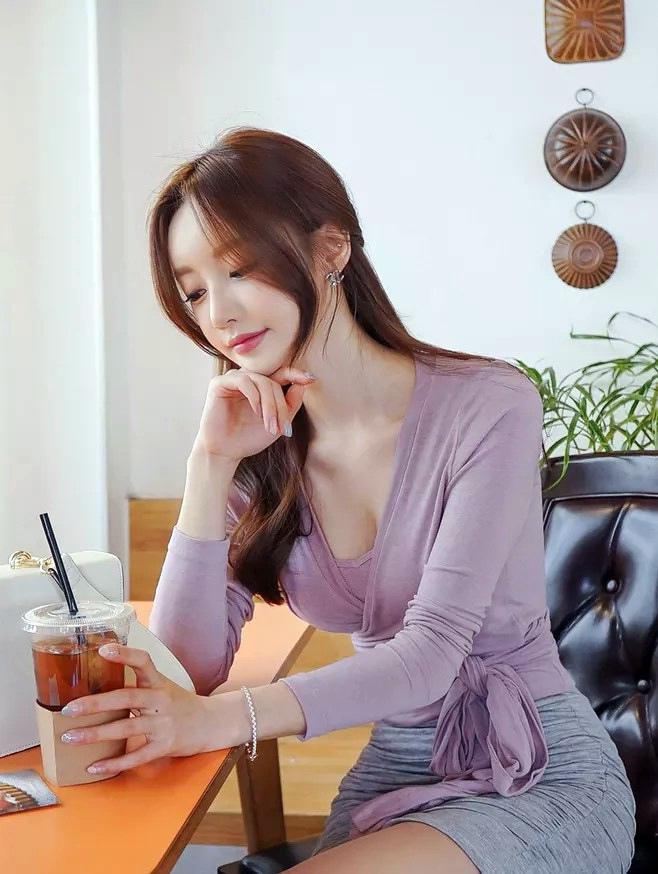
#> input picture AI Challenger/043758c591b58f39a01648c49b5154ad1e01d400.jpg, 658 x 874 px; its folder holds only this picture in this run
$ python vis_challenger.py
#> lines starting #> are read from the running program, lines starting #| are printed output that depends on the picture
import cv2
import numpy as np

if __name__ == '__main__':
    """
        "joint_vis": { 1: "visible", 2: "occlude", 3: "invisible"}
        "keypoints":  {
            0: "left shoulder",
            1: "left elbow",
            2: "left wrist",
            3: "right shoulder",
            4: "right elbow",
            5: "right wrist",
            6: "left hip",
            7: "left knee",
            8: "left ankle",
            9: "right hip",
            10: "right knee",
            11: "right ankle",
            12: "head tops"
            13: "upper neck"
        }
        "skeleton": [
            [12,13],[13,0],[0,1],[1,2],[13,3],[3,4],[4,5],
            [13,6],[6,7],[7,8],[13,9],[9,10],[10,11]]
    """

    mode = "check_visible"
    # "full_body" to see keypoints location,
    # or "check_visible" to see vis_annot's meaning

    if mode == "full_body":
        annot = {"url": "http://news.sogou.com/",
                 "image_id": "8776db91659bf1b9abada9bbc9d9f15d0b085642",
                 "keypoint_annotations":
                     {"human1": [400, 183, 1, 380, 319, 1, 358, 416, 1, 559, 217, 1, 557, 357, 1, 590, 294, 1,
                                 428, 444, 1, 394, 664, 1, 0, 0, 3, 511, 445, 1, 504, 662, 1, 0, 0, 3, 466, 51, 1,
                                 485, 179, 1]},
                 "human_annotations": {"human1": [298, 36, 627, 683]}
                 }
    else:
        annot = {"url": "http://news.sogou.com/",
                 "image_id": "043758c591b58f39a01648c49b5154ad1e01d400",
                 "keypoint_annotations": {"human1": [235, 455, 2, 183, 678, 2, 204, 470, 1, 514, 387, 1, 433, 660, 1,
                                                     219, 715, 1, 389, 826, 2, 0, 0, 3, 0, 0, 3, 555, 813, 1, 0, 0, 3,
                                                     0, 0, 3, 191, 183, 1, 324, 395, 1]},
                 "human_annotations": {"human1": [57, 125, 639, 868]}}
    img_name = annot['image_id'] + ".jpg"
    dst = r"./vised_"

    img = cv2.imread(img_name)
#> img is the input picture: shape (874, 658, 3); mean B, G, R 160.6, 161.4, 174.6

    roi = annot['human_annotations']['human1']
    width = roi[2] - roi[0]
    bigger_times = 480 / width
    big_height = int(bigger_times * (roi[3]-roi[1]))

    label = []
    for i in range(0,len(annot['keypoint_annotations']['human1']),3):
        label.append([annot['keypoint_annotations']['human1'][i],annot['keypoint_annotations']['human1'][i+1]])
    label = [[(label[i][0]-roi[0]) * bigger_times, (label[i][1]-roi[1]) * bigger_times]
             for i in range(len(label))]
    label = np.array(label, dtype=int)
    # print(label)


    img = cv2.imread(img_name)
    img = img[roi[1]:roi[3], roi[0]:roi[2], :]
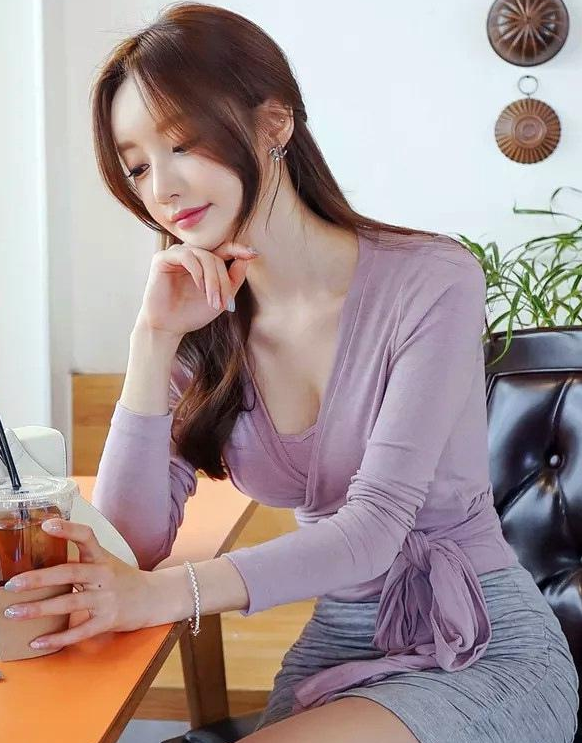
#> img: shape (743, 582, 3); mean B, G, R 147.4, 147.7, 164.9
    img = cv2.resize(img, (480, big_height))
#> img: shape (612, 480, 3)

    for i, key in enumerate(label):
        if np.all(key == 0):
            continue
        cv2.circle(img, (key[0], key[1]), 6, (0, 0, 255), 2)
        cv2.putText(img, str(i), (key[0], key[1]), cv2.FONT_HERSHEY_SIMPLEX, 0.8, (0, 255, 0), 2)
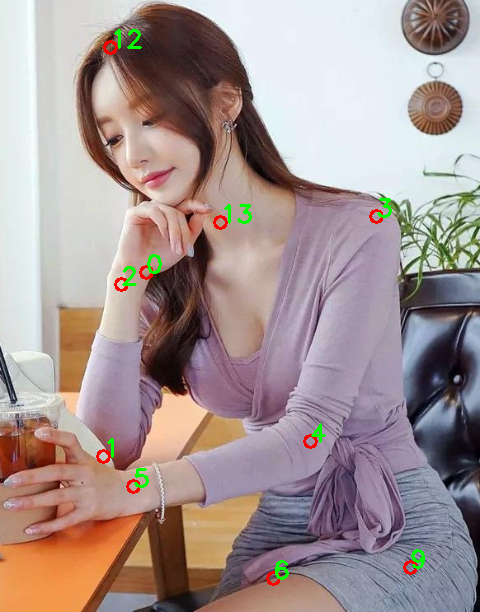
#> img: shape (612, 480, 3); mean B, G, R 146.2, 147.7, 164.4

    cv2.imwrite(dst + img_name, img)
    cv2.imshow('src', img)
    cv2.waitKey(0)
